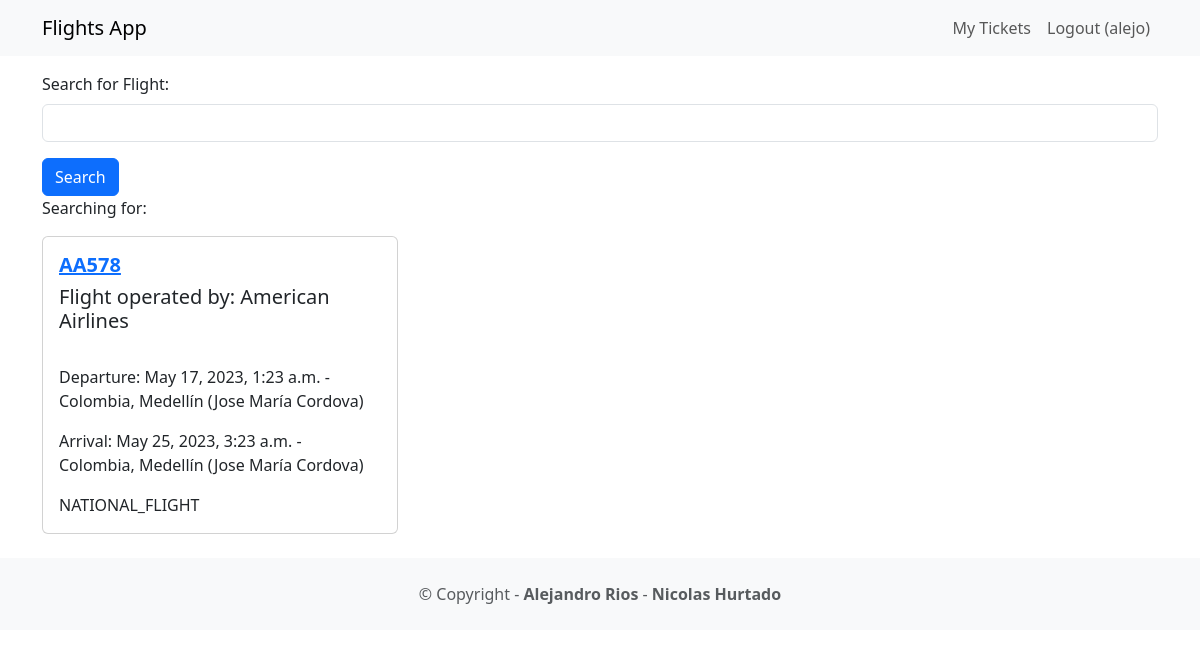
The page /flights/ (signed in) on the database its author committed.
### flight/models.py (models this page shows)
class Flight(models.Model):
    id_vuelo = models.CharField(primary_key=True, unique=True, max_length=45)
    codigo_IATA_aerolinea_vuelo = models.ForeignKey(Airline, on_delete=models.CASCADE)
    codigo_IATA_aeropuerto_salida = models.ForeignKey(Airport, on_delete=models.CASCADE, related_name='codigo_IATA_aeropuerto_salida')
    id_ciudad_aeropuerto_salida = models.ForeignKey(City, on_delete=models.CASCADE, related_name='id_ciudad_aeropuerto_salida')
    id_pais_aeropuerto_salida = models.ForeignKey(Country, on_delete=models.CASCADE, related_name='id_pais_aeropuerto_salida')
    codigo_IATA_aeropuerto_llegada = models.ForeignKey(Airport, on_delete=models.CASCADE, related_name='codigo_IATA_aeropuerto_llegada')
    id_ciudad_aeropuerto_llegada = models.ForeignKey(City, on_delete=models.CASCADE, related_name='id_ciudad_aeropuerto_llegada')
    id_pais_aeropuerto_llegada = models.ForeignKey(Country, on_delete=models.CASCADE, related_name='id_pais_aeropuerto_llegada')
    fecha_salida = models.DateTimeField(null=False)
    fecha_llegada = models.DateTimeField(null=False)
    categoria_vuelo = models.CharField(max_length=45, choices=[(tag.name, tag.value) for tag in CategoriaVuelo], null=False)

class Airline(models.Model):
    codigo_IATA_aerolinea = models.CharField(primary_key=True, unique=True, max_length=45)
    nombre_aerolinea = models.CharField(max_length=127, null=False)

class Country(models.Model):
    id_pais = models.CharField(primary_key=True, unique=True, max_length=45)
    nombre_pais = models.CharField(max_length=45, null=False)

class City(models.Model):
    id_ciudad = models.CharField(primary_key=True, unique=True, max_length=45)
    id_pais_ciudad = models.ForeignKey(Country, on_delete=models.CASCADE)
    nombre_ciudad = models.CharField(max_length=127, null=False)

class Airport(models.Model):
    codigo_IATA_aeropuerto = models.CharField(primary_key=True, unique=True, max_length=45)
    id_ciudad_aeropuerto = models.ForeignKey(City, on_delete=models.CASCADE)
    id_pais_aeropuerto = models.ForeignKey(Country, on_delete=models.CASCADE)
    nombre_aeropuerto = models.CharField(max_length=127, null=False)

### flight/views.py (the view)
# urls.py: path('flights/', flightViews.flights, name='flights'),
def flights(request):
    searchTerm = request.GET.get('searchFlight', '')
    if searchTerm:
        flights = Flight.objects.filter(id_vuelo__icontains=searchTerm)
        if flights is None:
            flights = Flight.objects.filter(codigo_IATA_aerolinea_vuelo__icontains=searchTerm)
    else:
        flights = Flight.objects.all()
    return render(request, 'flights.html', {'searchTerm': searchTerm, 'flights': flights})

### flight/templates/flights.html
{% extends 'base.html' %}
{% block content %}
<form action="">
  <div class="mb-3">
   <label class="form-label">Search for Flight:</label>
   <input type="text" name="searchFlight"
     class="form-control" />
  </div>
  <button type="submit" class="btn btn-primary">
    Search
  </button>
</form>
<p>Searching for: {{ searchTerm }}</p>
<div class="row row-cols-1 row-cols-md-3 g-4">
  {% for flight in flights %}
  <div v-for="flight in flights" class="col">
    <div class="card">
      <div class="card-body">
        <a href="{% url 'detail' flight.id_vuelo %}">
          <h5 class="card-title fw-bold">{{ flight.id_vuelo }}</h5>
        </a>
        <h5>Flight operated by: {{ flight.codigo_IATA_aerolinea_vuelo.nombre_aerolinea }}</h5>
        <br>
        <p class="card-text">Departure: {{ flight.fecha_salida }} - {{ flight.id_pais_aeropuerto_salida.nombre_pais }}, {{ flight.id_ciudad_aeropuerto_salida.nombre_ciudad }} ({{ flight.codigo_IATA_aeropuerto_salida.nombre_aeropuerto }})</p>
        <p class="card-text">Arrival: {{ flight.fecha_llegada }} - {{ flight.id_pais_aeropuerto_llegada.nombre_pais }}, {{ flight.id_ciudad_aeropuerto_llegada.nombre_ciudad }} ({{ flight.codigo_IATA_aeropuerto_llegada.nombre_aeropuerto }})</p>
        <p class="card-text">{{ flight.categoria_vuelo }}</p>
      </div>
    </div>
  </div>
  {% endfor %}
</div>
{% endblock content %}

### flight_management_app/templates/base.html (shortened to what this page needs)
<!DOCTYPE html>
<html>
  <head>
    <link href="https://cdn.jsdelivr.net/npm/bootstrap@5.3.0-alpha3/dist/css/bootstrap.min.css" rel="stylesheet">
  </head>
  <body>
    <nav class="navbar navbar-expand-lg
      navbar-light bg-light mb-3">
      <div class="container">
        <a class="navbar-brand" href="{% url 'flights' %}">Flights App</a>
        <div class="collapse navbar-collapse"
          id="navbarNavAltMarkup">
          <div class="navbar-nav ms-auto">
            <a class="nav-link" href="#">My Tickets</a>
            {% if user.is_authenticated %}
              <a class="nav-link" href="{% url 'logoutaccount' %}">
                Logout ({{ user.username }})
              </a>
            {% else %}
              <a class="nav-link" href="{% url 'loginaccount' %}">Login</a>
              <a class="nav-link" href="{% url 'signupaccount' %}">Sign Up</a>
            {% endif %}
          </div>
        </div>
      </div>
    </nav>
    <div class="container">
      {% block content %}
      {% endblock content %}
    </div>
    <footer class="text-center text-lg-start bg-light
    text-muted mt-4">
    <div class="text-center p-4">
      © Copyright -
      <a class="text-reset fw-bold text-decoration-none"
        target="_blank"
        href="#">
        Alejandro Rios
      </a> -
      <a class="text-reset fw-bold text-decoration-none"
        target="_blank"
        href="#">
        Nicolas Hurtado
      </a>
    </div>
  </footer>
  </body>
</html>

### rows shown on the page
Flight: id_vuelo "AA578", codigo_IATA_aerolinea_vuelo.nombre_aerolinea "American Airlines", fecha_salida "May 17, 2023, 1:23 a.m.", id_pais_aeropuerto_salida.nombre_pais "Colombia", id_ciudad_aeropuerto_salida.nombre_ciudad "Medellín", codigo_IATA_aeropuerto_salida.nombre_aeropuerto "Jose María Cordova", fecha_llegada "May 25, 2023, 3:23 a.m.", id_pais_aeropuerto_llegada.nombre_pais "Colombia", id_ciudad_aeropuerto_llegada.nombre_ciudad "Medellín", codigo_IATA_aeropuerto_llegada.nombre_aeropuerto "Jose María Cordova", categoria_vuelo "NATIONAL_FLIGHT"

### other values the page prints
{{ user.username }} "alejo"
